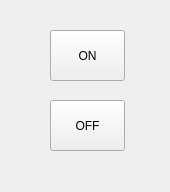
<?xml version="1.0" encoding="UTF-8"?>
<ui version="4.0">
 <class>MainWindow</class>
 <widget class="QMainWindow" name="MainWindow">
  <property name="geometry">
   <rect>
    <x>0</x>
    <y>0</y>
    <width>170</width>
    <height>192</height>
   </rect>
  </property>
  <property name="windowTitle">
   <string>MainWindow</string>
  </property>
  <widget class="QWidget" name="centralwidget">
   <widget class="QPushButton" name="powerOn">
    <property name="geometry">
     <rect>
      <x>50</x>
      <y>30</y>
      <width>75</width>
      <height>51</height>
     </rect>
    </property>
    <property name="text">
     <string>ON</string>
    </property>
   </widget>
   <widget class="QPushButton" name="powerOff">
    <property name="geometry">
     <rect>
      <x>50</x>
      <y>100</y>
      <width>75</width>
      <height>51</height>
     </rect>
    </property>
    <property name="text">
     <string>OFF</string>
    </property>
   </widget>
  </widget>
 </widget>
 <resources/>
 <connections/>
</ui>
